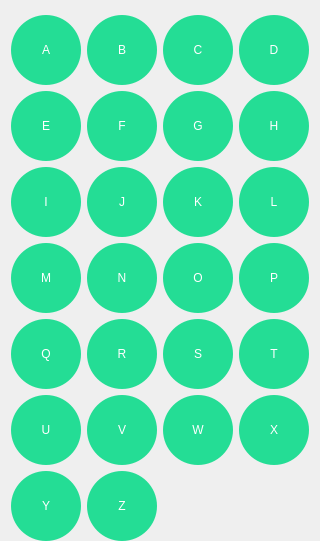
               <widget class="QFrame" name="search_frame">
                <property name="styleSheet">
                 <string notr="true">QPushButton::pressed{
font: 35px &quot;微软雅黑&quot;;
color: rgb(255, 255, 255);
border:0px solid grey;
border-radius: 35px;
background-color:  rgba(22, 52, 73, 200);
}

QPushButton{
font: 35px &quot;微软雅黑&quot;;
color: rgb(255, 255, 255);
border:0px solid grey;
border-radius: 35px;
background-color: rgb(36, 221, 149);
}</string>
                </property>
                <property name="frameShape">
                 <enum>QFrame::NoFrame</enum>
                </property>
                <property name="frameShadow">
                 <enum>QFrame::Raised</enum>
                </property>
                <layout class="QGridLayout" name="gridLayout">
                 <property name="topMargin">
                  <number>15</number>
                 </property>
                 <property name="bottomMargin">
                  <number>0</number>
                 </property>
                 <item row="0" column="0">
                  <widget class="QPushButton" name="btn_0">
                   <property name="sizePolicy">
                    <sizepolicy hsizetype="Fixed" vsizetype="Fixed">
                     <horstretch>0</horstretch>
                     <verstretch>0</verstretch>
                    </sizepolicy>
                   </property>
                   <property name="minimumSize">
                    <size>
                     <width>70</width>
                     <height>70</height>
                    </size>
                   </property>
                   <property name="focusPolicy">
                    <enum>Qt::NoFocus</enum>
                   </property>
                   <property name="styleSheet">
                    <string notr="true"/>
                   </property>
                   <property name="text">
                    <string>A</string>
                   </property>
                   <property name="checkable">
                    <bool>true</bool>
                   </property>
                   <property name="checked">
                    <bool>false</bool>
                   </property>
                  </widget>
                 </item>
                 <item row="0" column="1">
                  <widget class="QPushButton" name="btn_1">
                   <property name="sizePolicy">
                    <sizepolicy hsizetype="Fixed" vsizetype="Fixed">
                     <horstretch>0</horstretch>
                     <verstretch>0</verstretch>
                    </sizepolicy>
                   </property>
                   <property name="minimumSize">
                    <size>
                     <width>70</width>
                     <height>70</height>
                    </size>
                   </property>
                   <property name="focusPolicy">
                    <enum>Qt::NoFocus</enum>
                   </property>
                   <property name="styleSheet">
                    <string notr="true"/>
                   </property>
                   <property name="text">
                    <string>B</string>
                   </property>
                   <property name="checkable">
                    <bool>true</bool>
                   </property>
                   <property name="checked">
                    <bool>false</bool>
                   </property>
                  </widget>
                 </item>
                 <item row="0" column="2">
                  <widget class="QPushButton" name="btn_2">
                   <property name="sizePolicy">
                    <sizepolicy hsizetype="Fixed" vsizetype="Fixed">
                     <horstretch>0</horstretch>
                     <verstretch>0</verstretch>
                    </sizepolicy>
                   </property>
                   <property name="minimumSize">
                    <size>
                     <width>70</width>
                     <height>70</height>
                    </size>
                   </property>
                   <property name="focusPolicy">
                    <enum>Qt::NoFocus</enum>
                   </property>
                   <property name="styleSheet">
                    <string notr="true"/>
                   </property>
                   <property name="text">
                    <string>C</string>
                   </property>
                   <property name="checkable">
                    <bool>true</bool>
                   </property>
                   <property name="checked">
                    <bool>false</bool>
                   </property>
                  </widget>
                 </item>
                 <item row="0" column="3">
                  <widget class="QPushButton" name="btn_3">
                   <property name="sizePolicy">
                    <sizepolicy hsizetype="Fixed" vsizetype="Fixed">
                     <horstretch>0</horstretch>
                     <verstretch>0</verstretch>
                    </sizepolicy>
                   </property>
                   <property name="minimumSize">
                    <size>
                     <width>70</width>
                     <height>70</height>
                    </size>
                   </property>
                   <property name="focusPolicy">
                    <enum>Qt::NoFocus</enum>
                   </property>
                   <property name="styleSheet">
                    <string notr="true"/>
                   </property>
                   <property name="text">
                    <string>D</string>
                   </property>
                   <property name="checkable">
                    <bool>true</bool>
                   </property>
                   <property name="checked">
                    <bool>false</bool>
                   </property>
                  </widget>
                 </item>
                 <item row="1" column="0">
                  <widget class="QPushButton" name="btn_4">
                   <property name="sizePolicy">
                    <sizepolicy hsizetype="Fixed" vsizetype="Fixed">
                     <horstretch>0</horstretch>
                     <verstretch>0</verstretch>
                    </sizepolicy>
                   </property>
                   <property name="minimumSize">
                    <size>
                     <width>70</width>
                     <height>70</height>
                    </size>
                   </property>
                   <property name="focusPolicy">
                    <enum>Qt::NoFocus</enum>
                   </property>
                   <property name="styleSheet">
                    <string notr="true"/>
                   </property>
                   <property name="text">
                    <string>E</string>
                   </property>
                   <property name="checkable">
                    <bool>true</bool>
                   </property>
                   <property name="checked">
                    <bool>false</bool>
                   </property>
                  </widget>
                 </item>
                 <item row="1" column="1">
                  <widget class="QPushButton" name="btn_5">
                   <property name="sizePolicy">
                    <sizepolicy hsizetype="Fixed" vsizetype="Fixed">
                     <horstretch>0</horstretch>
                     <verstretch>0</verstretch>
                    </sizepolicy>
                   </property>
                   <property name="minimumSize">
                    <size>
                     <width>70</width>
                     <height>70</height>
                    </size>
                   </property>
                   <property name="focusPolicy">
                    <enum>Qt::NoFocus</enum>
                   </property>
                   <property name="styleSheet">
                    <string notr="true"/>
                   </property>
                   <property name="text">
                    <string>F</string>
                   </property>
                   <property name="checkable">
                    <bool>true</bool>
                   </property>
                   <property name="checked">
                    <bool>false</bool>
                   </property>
                  </widget>
                 </item>
                 <item row="1" column="2">
                  <widget class="QPushButton" name="btn_6">
                   <property name="sizePolicy">
                    <sizepolicy hsizetype="Fixed" vsizetype="Fixed">
                     <horstretch>0</horstretch>
                     <verstretch>0</verstretch>
                    </sizepolicy>
                   </property>
                   <property name="minimumSize">
                    <size>
                     <width>70</width>
                     <height>70</height>
                    </size>
                   </property>
                   <property name="focusPolicy">
                    <enum>Qt::NoFocus</enum>
                   </property>
                   <property name="styleSheet">
                    <string notr="true"/>
                   </property>
                   <property name="text">
                    <string>G</string>
                   </property>
                   <property name="checkable">
                    <bool>true</bool>
                   </property>
                   <property name="checked">
                    <bool>false</bool>
                   </property>
                  </widget>
                 </item>
                 <item row="1" column="3">
                  <widget class="QPushButton" name="btn_7">
                   <property name="sizePolicy">
                    <sizepolicy hsizetype="Fixed" vsizetype="Fixed">
                     <horstretch>0</horstretch>
                     <verstretch>0</verstretch>
                    </sizepolicy>
                   </property>
                   <property name="minimumSize">
                    <size>
                     <width>70</width>
                     <height>70</height>
                    </size>
                   </property>
                   <property name="focusPolicy">
                    <enum>Qt::NoFocus</enum>
                   </property>
                   <property name="styleSheet">
                    <string notr="true"/>
                   </property>
                   <property name="text">
                    <string>H</string>
                   </property>
                   <property name="checkable">
                    <bool>true</bool>
                   </property>
                   <property name="checked">
                    <bool>false</bool>
                   </property>
                  </widget>
                 </item>
                 <item row="2" column="0">
                  <widget class="QPushButton" name="btn_8">
                   <property name="sizePolicy">
                    <sizepolicy hsizetype="Fixed" vsizetype="Fixed">
                     <horstretch>0</horstretch>
                     <verstretch>0</verstretch>
                    </sizepolicy>
                   </property>
                   <property name="minimumSize">
                    <size>
                     <width>70</width>
                     <height>70</height>
                    </size>
                   </property>
                   <property name="focusPolicy">
                    <enum>Qt::NoFocus</enum>
                   </property>
                   <property name="styleSheet">
                    <string notr="true"/>
                   </property>
                   <property name="text">
                    <string>I</string>
                   </property>
                   <property name="checkable">
                    <bool>true</bool>
                   </property>
                   <property name="checked">
                    <bool>false</bool>
                   </property>
                  </widget>
                 </item>
                 <item row="2" column="1">
                  <widget class="QPushButton" name="btn_9">
                   <property name="sizePolicy">
                    <sizepolicy hsizetype="Fixed" vsizetype="Fixed">
                     <horstretch>0</horstretch>
                     <verstretch>0</verstretch>
                    </sizepolicy>
                   </property>
                   <property name="minimumSize">
                    <size>
                     <width>70</width>
                     <height>70</height>
                    </size>
                   </property>
                   <property name="focusPolicy">
                    <enum>Qt::NoFocus</enum>
                   </property>
                   <property name="styleSheet">
                    <string notr="true"/>
                   </property>
                   <property name="text">
                    <string>J</string>
                   </property>
                   <property name="checkable">
                    <bool>true</bool>
                   </property>
                   <property name="checked">
                    <bool>false</bool>
                   </property>
                  </widget>
                 </item>
                 <item row="2" column="2">
                  <widget class="QPushButton" name="btn_10">
                   <property name="sizePolicy">
                    <sizepolicy hsizetype="Fixed" vsizetype="Fixed">
                     <horstretch>0</horstretch>
                     <verstretch>0</verstretch>
                    </sizepolicy>
                   </property>
                   <property name="minimumSize">
                    <size>
                     <width>70</width>
                     <height>70</height>
                    </size>
                   </property>
                   <property name="focusPolicy">
                    <enum>Qt::NoFocus</enum>
                   </property>
                   <property name="styleSheet">
                    <string notr="true"/>
                   </property>
                   <property name="text">
                    <string>K</string>
                   </property>
                   <property name="checkable">
                    <bool>true</bool>
                   </property>
                   <property name="checked">
                    <bool>false</bool>
                   </property>
                  </widget>
                 </item>
                 <item row="2" column="3">
                  <widget class="QPushButton" name="btn_11">
                   <property name="sizePolicy">
                    <sizepolicy hsizetype="Fixed" vsizetype="Fixed">
                     <horstretch>0</horstretch>
                     <verstretch>0</verstretch>
                    </sizepolicy>
                   </property>
                   <property name="minimumSize">
                    <size>
                     <width>70</width>
                     <height>70</height>
                    </size>
                   </property>
                   <property name="focusPolicy">
                    <enum>Qt::NoFocus</enum>
                   </property>
                   <property name="styleSheet">
                    <string notr="true"/>
                   </property>
                   <property name="text">
                    <string>L</string>
                   </property>
                   <property name="checkable">
                    <bool>true</bool>
                   </property>
                   <property name="checked">
                    <bool>false</bool>
                   </property>
                  </widget>
                 </item>
                 <item row="3" column="0">
                  <widget class="QPushButton" name="btn_12">
                   <property name="sizePolicy">
                    <sizepolicy hsizetype="Fixed" vsizetype="Fixed">
                     <horstretch>0</horstretch>
                     <verstretch>0</verstretch>
                    </sizepolicy>
                   </property>
                   <property name="minimumSize">
                    <size>
                     <width>70</width>
                     <height>70</height>
                    </size>
                   </property>
                   <property name="focusPolicy">
                    <enum>Qt::NoFocus</enum>
                   </property>
                   <property name="styleSheet">
                    <string notr="true"/>
                   </property>
                   <property name="text">
                    <string>M</string>
                   </property>
                   <property name="checkable">
                    <bool>true</bool>
                   </property>
                   <property name="checked">
                    <bool>false</bool>
                   </property>
                  </widget>
                 </item>
                 <item row="3" column="1">
                  <widget class="QPushButton" name="btn_13">
                   <property name="sizePolicy">
                    <sizepolicy hsizetype="Fixed" vsizetype="Fixed">
                     <horstretch>0</horstretch>
                     <verstretch>0</verstretch>
                    </sizepolicy>
                   </property>
                   <property name="minimumSize">
                    <size>
                     <width>70</width>
                     <height>70</height>
                    </size>
                   </property>
                   <property name="focusPolicy">
                    <enum>Qt::NoFocus</enum>
                   </property>
                   <property name="styleSheet">
                    <string notr="true"/>
                   </property>
                   <property name="text">
                    <string>N</string>
                   </property>
                   <property name="checkable">
                    <bool>true</bool>
                   </property>
                   <property name="checked">
                    <bool>false</bool>
                   </property>
                  </widget>
                 </item>
                 <item row="3" column="2">
                  <widget class="QPushButton" name="btn_14">
                   <property name="sizePolicy">
                    <sizepolicy hsizetype="Fixed" vsizetype="Fixed">
                     <horstretch>0</horstretch>
                     <verstretch>0</verstretch>
                    </sizepolicy>
                   </property>
                   <property name="minimumSize">
                    <size>
                     <width>70</width>
                     <height>70</height>
                    </size>
                   </property>
                   <property name="focusPolicy">
                    <enum>Qt::NoFocus</enum>
                   </property>
                   <property name="styleSheet">
                    <string notr="true"/>
                   </property>
                   <property name="text">
                    <string>O</string>
                   </property>
                   <property name="checkable">
                    <bool>true</bool>
                   </property>
                   <property name="checked">
                    <bool>false</bool>
                   </property>
                  </widget>
                 </item>
                 <item row="3" column="3">
                  <widget class="QPushButton" name="btn_15">
                   <property name="sizePolicy">
                    <sizepolicy hsizetype="Fixed" vsizetype="Fixed">
                     <horstretch>0</horstretch>
                     <verstretch>0</verstretch>
                    </sizepolicy>
                   </property>
                   <property name="minimumSize">
                    <size>
                     <width>70</width>
                     <height>70</height>
                    </size>
                   </property>
                   <property name="focusPolicy">
                    <enum>Qt::NoFocus</enum>
                   </property>
                   <property name="styleSheet">
                    <string notr="true"/>
                   </property>
                   <property name="text">
                    <string>P</string>
                   </property>
                   <property name="checkable">
                    <bool>true</bool>
                   </property>
                   <property name="checked">
                    <bool>false</bool>
                   </property>
                  </widget>
                 </item>
                 <item row="4" column="0">
                  <widget class="QPushButton" name="btn_16">
                   <property name="sizePolicy">
                    <sizepolicy hsizetype="Fixed" vsizetype="Fixed">
                     <horstretch>0</horstretch>
                     <verstretch>0</verstretch>
                    </sizepolicy>
                   </property>
                   <property name="minimumSize">
                    <size>
                     <width>70</width>
                     <height>70</height>
                    </size>
                   </property>
                   <property name="focusPolicy">
                    <enum>Qt::NoFocus</enum>
                   </property>
                   <property name="styleSheet">
                    <string notr="true"/>
                   </property>
                   <property name="text">
                    <string>Q</string>
                   </property>
                   <property name="checkable">
                    <bool>true</bool>
                   </property>
                   <property name="checked">
                    <bool>false</bool>
                   </property>
                  </widget>
                 </item>
                 <item row="4" column="1">
                  <widget class="QPushButton" name="btn_17">
                   <property name="sizePolicy">
                    <sizepolicy hsizetype="Fixed" vsizetype="Fixed">
                     <horstretch>0</horstretch>
                     <verstretch>0</verstretch>
                    </sizepolicy>
                   </property>
                   <property name="minimumSize">
                    <size>
                     <width>70</width>
                     <height>70</height>
                    </size>
                   </property>
                   <property name="focusPolicy">
                    <enum>Qt::NoFocus</enum>
                   </property>
                   <property name="styleSheet">
                    <string notr="true"/>
                   </property>
                   <property name="text">
                    <string>R</string>
                   </property>
                   <property name="checkable">
                    <bool>true</bool>
                   </property>
                   <property name="checked">
                    <bool>false</bool>
                   </property>
                  </widget>
                 </item>
                 <item row="4" column="2">
                  <widget class="QPushButton" name="btn_18">
                   <property name="sizePolicy">
                    <sizepolicy hsizetype="Fixed" vsizetype="Fixed">
                     <horstretch>0</horstretch>
                     <verstretch>0</verstretch>
                    </sizepolicy>
                   </property>
                   <property name="minimumSize">
                    <size>
                     <width>70</width>
                     <height>70</height>
                    </size>
                   </property>
                   <property name="focusPolicy">
                    <enum>Qt::NoFocus</enum>
                   </property>
                   <property name="styleSheet">
                    <string notr="true"/>
                   </property>
                   <property name="text">
                    <string>S</string>
                   </property>
                   <property name="checkable">
                    <bool>true</bool>
                   </property>
                   <property name="checked">
                    <bool>false</bool>
                   </property>
                  </widget>
                 </item>
                 <item row="4" column="3">
                  <widget class="QPushButton" name="btn_19">
                   <property name="sizePolicy">
                    <sizepolicy hsizetype="Fixed" vsizetype="Fixed">
                     <horstretch>0</horstretch>
                     <verstretch>0</verstretch>
                    </sizepolicy>
                   </property>
                   <property name="minimumSize">
                    <size>
                     <width>70</width>
                     <height>70</height>
                    </size>
                   </property>
                   <property name="focusPolicy">
                    <enum>Qt::NoFocus</enum>
                   </property>
                   <property name="styleSheet">
                    <string notr="true"/>
                   </property>
                   <property name="text">
                    <string>T</string>
                   </property>
                   <property name="checkable">
                    <bool>true</bool>
                   </property>
                   <property name="checked">
                    <bool>false</bool>
                   </property>
                  </widget>
                 </item>
                 <item row="5" column="0">
                  <widget class="QPushButton" name="btn_25">
                   <property name="minimumSize">
                    <size>
                     <width>70</width>
                     <height>70</height>
                    </size>
                   </property>
                   <property name="focusPolicy">
                    <enum>Qt::NoFocus</enum>
                   </property>
                   <property name="styleSheet">
                    <string notr="true"/>
                   </property>
                   <property name="text">
                    <string>U</string>
                   </property>
                   <property name="checkable">
                    <bool>true</bool>
                   </property>
                  </widget>
                 </item>
                 <item row="5" column="1">
                  <widget class="QPushButton" name="btn_20">
                   <property name="sizePolicy">
                    <sizepolicy hsizetype="Fixed" vsizetype="Fixed">
                     <horstretch>0</horstretch>
                     <verstretch>0</verstretch>
                    </sizepolicy>
                   </property>
                   <property name="minimumSize">
                    <size>
                     <width>70</width>
                     <height>70</height>
                    </size>
                   </property>
                   <property name="focusPolicy">
                    <enum>Qt::NoFocus</enum>
                   </property>
                   <property name="styleSheet">
                    <string notr="true"/>
                   </property>
                   <property name="text">
                    <string>V</string>
                   </property>
                   <property name="checkable">
                    <bool>true</bool>
                   </property>
                   <property name="checked">
                    <bool>false</bool>
                   </property>
                  </widget>
                 </item>
                 <item row="5" column="2">
                  <widget class="QPushButton" name="btn_21">
                   <property name="sizePolicy">
                    <sizepolicy hsizetype="Fixed" vsizetype="Fixed">
                     <horstretch>0</horstretch>
                     <verstretch>0</verstretch>
                    </sizepolicy>
                   </property>
                   <property name="minimumSize">
                    <size>
                     <width>70</width>
                     <height>70</height>
                    </size>
                   </property>
                   <property name="focusPolicy">
                    <enum>Qt::NoFocus</enum>
                   </property>
                   <property name="styleSheet">
                    <string notr="true"/>
                   </property>
                   <property name="text">
                    <string>W</string>
                   </property>
                   <property name="checkable">
                    <bool>true</bool>
                   </property>
                   <property name="checked">
                    <bool>false</bool>
                   </property>
                  </widget>
                 </item>
                 <item row="5" column="3">
                  <widget class="QPushButton" name="btn_22">
                   <property name="sizePolicy">
                    <sizepolicy hsizetype="Fixed" vsizetype="Fixed">
                     <horstretch>0</horstretch>
                     <verstretch>0</verstretch>
                    </sizepolicy>
                   </property>
                   <property name="minimumSize">
                    <size>
                     <width>70</width>
                     <height>70</height>
                    </size>
                   </property>
                   <property name="focusPolicy">
                    <enum>Qt::NoFocus</enum>
                   </property>
                   <property name="styleSheet">
                    <string notr="true"/>
                   </property>
                   <property name="text">
                    <string>X</string>
                   </property>
                   <property name="checkable">
                    <bool>true</bool>
                   </property>
                   <property name="checked">
                    <bool>false</bool>
                   </property>
                  </widget>
                 </item>
                 <item row="6" column="0">
                  <widget class="QPushButton" name="btn_23">
                   <property name="sizePolicy">
                    <sizepolicy hsizetype="Fixed" vsizetype="Fixed">
                     <horstretch>0</horstretch>
                     <verstretch>0</verstretch>
                    </sizepolicy>
                   </property>
                   <property name="minimumSize">
                    <size>
                     <width>70</width>
                     <height>70</height>
                    </size>
                   </property>
                   <property name="focusPolicy">
                    <enum>Qt::NoFocus</enum>
                   </property>
                   <property name="styleSheet">
                    <string notr="true"/>
                   </property>
                   <property name="text">
                    <string>Y</string>
                   </property>
                   <property name="checkable">
                    <bool>true</bool>
                   </property>
                   <property name="checked">
                    <bool>false</bool>
                   </property>
                  </widget>
                 </item>
                 <item row="6" column="1">
                  <widget class="QPushButton" name="btn_24">
                   <property name="sizePolicy">
                    <sizepolicy hsizetype="Fixed" vsizetype="Fixed">
                     <horstretch>0</horstretch>
                     <verstretch>0</verstretch>
                    </sizepolicy>
                   </property>
                   <property name="minimumSize">
                    <size>
                     <width>70</width>
                     <height>70</height>
                    </size>
                   </property>
                   <property name="focusPolicy">
                    <enum>Qt::NoFocus</enum>
                   </property>
                   <property name="styleSheet">
                    <string notr="true"/>
                   </property>
                   <property name="text">
                    <string>Z</string>
                   </property>
                   <property name="checkable">
                    <bool>true</bool>
                   </property>
                   <property name="checked">
                    <bool>false</bool>
                   </property>
                  </widget>
                 </item>
                </layout>
               </widget>
